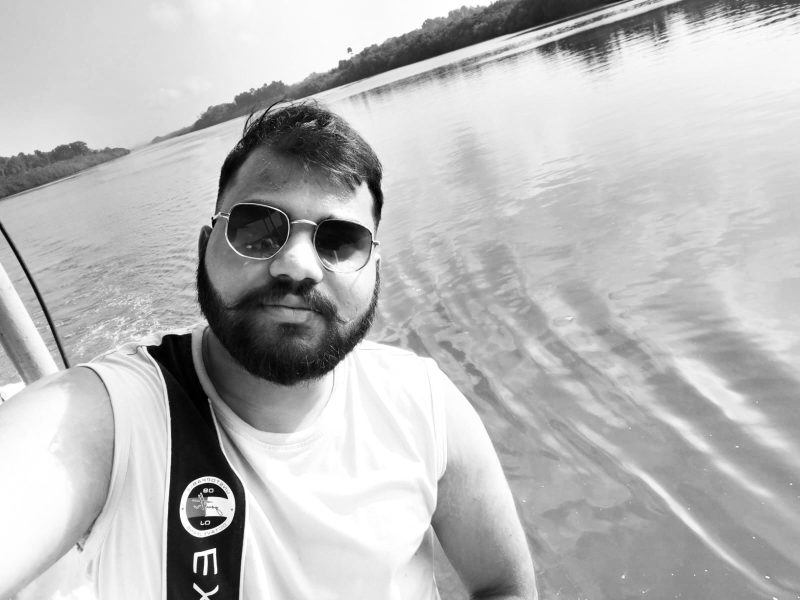
#> input picture test.jpg, 1600 x 1200 px, found by its file name (shown at 1/2 size)
$ python visualize.py --image test.jpg
#> lines starting #> are read from the running program, lines starting #| are printed output that depends on the picture
"""
Before/After Visualization Grid Generator

Creates comparison grids showing:
[Input] [Stage4 Output] [GAN Refined] [Ground Truth]

Usage:
    # Single image
    python visualize.py --image 000123.png

    # All images in ground_truth
    python visualize.py --all
"""

import os
import cv2
import numpy as np
from pathlib import Path
import argparse


def load_image(path: str, size: tuple = (256, 256)) -> np.ndarray:
    """Load and resize image."""
#> called with path = 'outputs/generated/test.jpg', size = (256, 256)
    if not os.path.exists(path):
        print(f"[Visualize] Warning: {path} not found")
        return None

    try:
        img = cv2.imread(path)
#> img is the input picture: shape (1200, 1600, 3); min 0, max 255, mean 184.5
        if img is None:
            print(f"[Visualize] Error: Could not read {path}")
            return None
        img = cv2.resize(img, size)
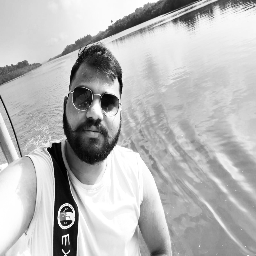
#> img: shape (256, 256, 3); min 0, max 255, mean 184.4
        return img
    except Exception as e:
        print(f"[Visualize] Error loading {path}: {e}")
        return None


# [14 lines left out: function add_label, not called in this run]


def create_grid(img_list: list, labels: list, grid_width: int = 4) -> np.ndarray:
    """
    Create horizontal comparison grid.

    Args:
        img_list: List of images
        labels: List of labels for each image
        grid_width: Number of images per row

    Returns:
        Stacked image grid
    """
#> called with grid_width = 2
    if not img_list or not labels:
        print("[Visualize] Empty image list")
        return None

    # Add labels to images
    labeled_imgs = []
    for img, label in zip(img_list, labels):
        if img is None:
            continue
        img_copy = img.copy()
        cv2.putText(
            img_copy,
            label,
            (10, 25),
            cv2.FONT_HERSHEY_SIMPLEX,
            0.7,
            (255, 255, 255),
            2
        )
        labeled_imgs.append(img_copy)
#> this loop made 2 passes
#> label on passes 1 to 2: 'Generated (GAN)', 'Ground Truth'
#> after the loop, labeled_imgs = 2 items

    if not labeled_imgs:
        print("[Visualize] No valid images to grid")
        return None

    # Pad with empty images if needed
    while len(labeled_imgs) < grid_width:
        h, w, c = labeled_imgs[0].shape
        labeled_imgs.append(np.zeros((h, w, c), dtype=np.uint8))
#> this loop made 0 passes

    # Stack horizontally
    grid = np.hstack(labeled_imgs[:grid_width])
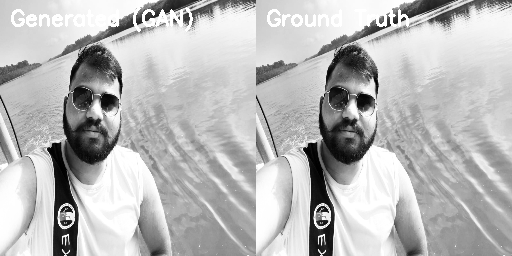
#> grid: shape (256, 512, 3); min 0, max 255, mean 185.4
    return grid


def visualize_single(sample_name: str, size: tuple = (256, 256)) -> bool:
    """
    Create comparison grid for single image.

    Simplified to load only:
        - outputs/generated/{sample_name} (GAN refined output)
        - data/ground_truth/{sample_name} (ground truth reference)

    Returns:
        True if successful
    """
    print(f"\n[Visualize] Processing: {sample_name}")

    # Load images - simplified to only generated and ground truth
    generated = load_image(f"outputs/generated/{sample_name}", size)
    gt = load_image(f"data/ground_truth/{sample_name}", size)

    # Need at least generated and GT
    if generated is None or gt is None:
        print(f"[Visualize] Error: Missing required images for {sample_name}")
        if generated is None:
            print(f"           - {sample_name} not in outputs/generated/")
        if gt is None:
            print(f"           - {sample_name} not in data/ground_truth/")
        return False

    # Create grid with only generated and ground truth
    img_list = [generated, gt]
    labels = ["Generated (GAN)", "Ground Truth"]

    grid = create_grid(img_list, labels, grid_width=2)

    if grid is None:
        return False

    # Save output
    os.makedirs("outputs/visuals", exist_ok=True)
    output_path = f"outputs/visuals/comparison_{sample_name}"

    try:
        cv2.imwrite(output_path, grid)
        print(f"✓ Saved: {output_path}")
        print(f"  Grid size: {grid.shape}")
#|   Grid size: (256, 512, 3)
        return True
    except Exception as e:
        print(f"[Visualize] Error saving {output_path}: {e}")
        return False


# [30 lines left out: function visualize_all, not called in this run]


# ────────────────── MAIN ──────────────────
if __name__ == "__main__":
    parser = argparse.ArgumentParser(
        description="Generate before/after comparison grids"
    )
    parser.add_argument(
        "--image",
        type=str,
        default=None,
        help="Single image filename (e.g., 000123.png)"
    )
    parser.add_argument(
        "--all",
        action="store_true",
        help="Process all images in data/ground_truth"
    )
    parser.add_argument(
        "--limit",
        type=int,
        default=None,
        help="Limit number of images when using --all"
    )
    parser.add_argument(
        "--size",
        type=int,
        default=256,
        help="Image size for grid (default: 256)"
    )

    args = parser.parse_args()

    print("\n" + "="*60)
    print("  Before/After Comparison Grid Generator")
    print("="*60)

    if args.all:
        # Process all images
        visualize_all(size=(args.size, args.size), limit=args.limit)
    elif args.image:
        # Process single image
        visualize_single(args.image, size=(args.size, args.size))
    else:
        # Default: process first image in ground_truth
        gt_dir = Path("data/ground_truth")
        if gt_dir.exists():
            images = sorted(gt_dir.glob("*"))
            if images:
                visualize_single(images[0].name, size=(args.size, args.size))
            else:
                print("[Visualize] No images found in data/ground_truth")
        else:
            print(f"[Visualize] Error: {gt_dir} does not exist")

    print("\n✨ Grid images saved to: outputs/visuals/")
    print("="*60 + "\n")
